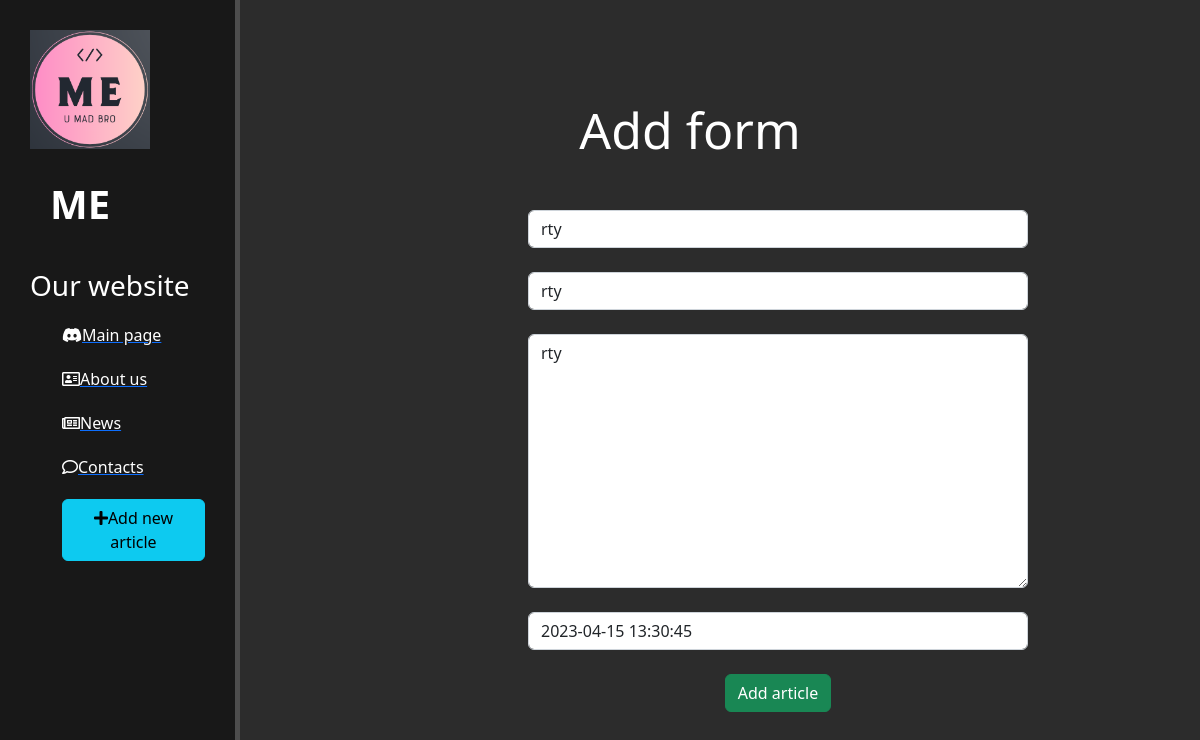
The app's page /news/10/update/ with its own data.
### newsp/models.py (models this page shows, shortened)
class Articles(models.Model):
    title = models.CharField('titlee', max_length=50)
    anons = models.CharField('anonss', max_length=250)
    full_text = models.TextField('articlee')
    date = models.DateTimeField('publication date')
    class Meta:
        verbose_name = 'News'
        verbose_name_plural = 'Some_news'

### newsp/views.py (the view)
# urls.py: path('<int:pk>/update/', views.NewsUpdateView.as_view(), name='news-update'),
class NewsUpdateView(UpdateView):
    model = Articles
    template_name = 'newsp/add_form.html'
    form_class = ArticleFrom

### newsp/forms.py
class ArticleFrom(ModelForm):
    class Meta:
        model = Articles
        fields = ['title', 'anons', 'full_text', 'date']
        widgets = {
            "title": TextInput(attrs={
                'class': 'form-control',
                'placeholder': 'article title'
            }),
            "anons": TextInput(attrs={
                'class': 'form-control',
                'placeholder': 'article announcement'
            }),
            "full_text": Textarea(attrs={
                'class': 'form-control',
                'placeholder': 'Text...'
            }),
            "date": DateTimeInput(attrs={
                'class': 'form-control',
                'placeholder': 'publication date'
            }),
        }

### newsp/templates/newsp/add_form.html (shortened to what this page needs)
{% extends 'mainp/layout.html' %}
{% block content %}
    <div class="features">
        <h1>Add form</h1>
        <form method="post">
            {{ form.title }}<br>
            {{ form.anons }}<br>
            {{ form.full_text }}<br>
            {{ form.date }}<br>
            <button class="btn btn-success" type="submit">Add article</button>
        </form>
    </div>
{% endblock content %}

### mainp/static/mainp/css/main.css (style rules this page uses)
body { background: #2c2c2c }
main .features { float: left; color: #fff; margin-top: 100px; text-align: center; width: 75%; }
main .features h1 { font-size: 50px; }
form { margin-left: 32%; width: 500px; margin-top: 50px; }

### records on screen
Articles: title "rty", anons "rty", full_text "rty", date "2023-04-15 13:30:45"
